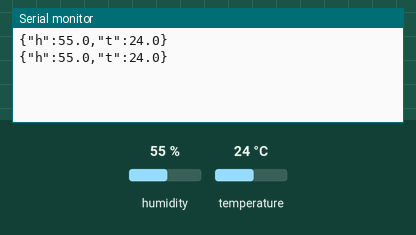
This sketch was run on a simulated Arduino Uno, built with avr-gcc and run on an emulated ATmega328P. Parts: the last lines printed to the serial monitor. The test bench sets the inputs (shaded band); at power-on: humidity 55 %, temperature 24 °C.

Above: at 2.8 s.
2.9 s: humidity set to 22 %
At 4.7 s:
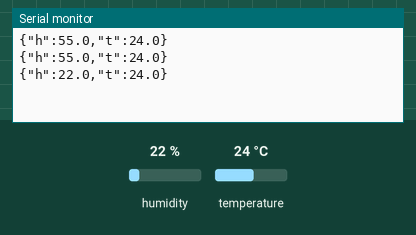
5.6 s: temperature set to 12 °C
At 7.1 s:
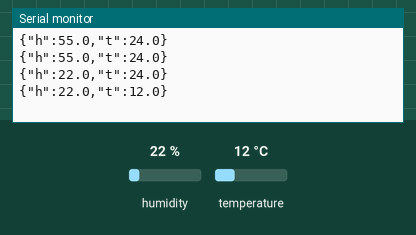
8.3 s: humidity set to 40 %
At 10.7 s:
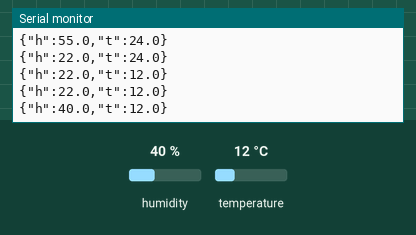
Timing chart, 0 to 12.2 s (numbered marks = the images above; inputs shaded):
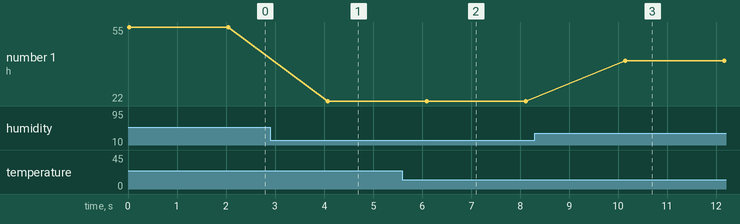

Measured:
- after the input at 2.9 s, the serial monitor: prints a new line after 1.2 s (image 1)
- after the input at 5.6 s, the serial monitor: prints a new line after 0.50 s (image 2)
- after the input at 8.3 s, the serial monitor: prints a new line after 1.8 s (image 3)
- plotted number 1: 55 → 22 after the input at 2.9 s, 22 → 40 after the input at 8.3 s

The sketch:

humidity.ino
```cpp
// Humidity Sensor - DHT11 -> JSON over Serial
// Sends {"h":..,"t":..} every 2 seconds
// Web page (humidity.html) reads via Web Serial API

#include <DHT.h>

#define DHTPIN 2
#define DHTTYPE DHT11

DHT dht(DHTPIN, DHTTYPE);

void setup() {
  Serial.begin(9600);
  while (!Serial) { ; }
  dht.begin();
}

void loop() {
  float h = dht.readHumidity();
  float t = dht.readTemperature();

  if (isnan(h) || isnan(t)) {
    Serial.println(F("{\"error\":\"DHT11 read failed\"}"));
  } else {
    Serial.print(F("{\"h\":"));
    Serial.print(h, 1);
    Serial.print(F(",\"t\":"));
    Serial.print(t, 1);
    Serial.println(F("}"));
  }
  delay(2000);
}
```
